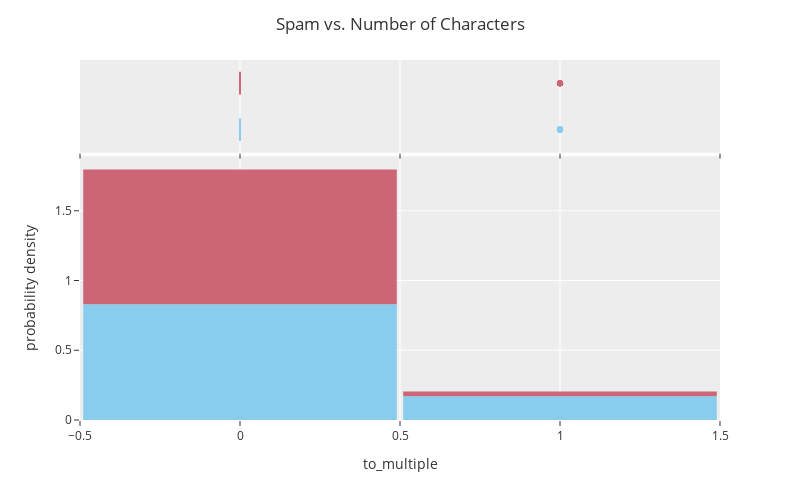

Notebook code for this chart:
### Markdown cell above
### Exercise 2 - challenge
Logistic Regression with MORE THAN ONE explanatory variable.

Try redoing the analysis, but this time add a few more explanatory variables. Again do some analysis of the variables you are chosing and state why they are a good choice. Then answer again questions 1-5.

### Code cell
target = 'to_multiple'
fig = px.histogram(DF,
                   x=target,
                   color='spam',
                   histnorm='probability density',
                   nbins=2,
                   marginal="box",
                   color_discrete_sequence=px.colors.qualitative.Safe)


fig.update_layout(template="ggplot2",
                  bargap=0.02,
                  title='Spam vs. Number of Characters',
                  title_x=0.5,
                  showlegend=False,
                  autosize=False,
                  width=800,
                  height=500)

fig.show()

DF.groupby(by='spam')[target].value_counts()

### Figure 1 — Plotly figure (JSON) as saved in the notebook; plotly's stock layout.template omitted (floating-point values rounded to 4 significant figures; data arrays with more than 128 entries replaced by an {"elided": "..."} marker saying what was removed)
{"data": [{"alignmentgroup": "True", "bingroup": "x", "histnorm": "probability density", "hovertemplate": "spam=0<br>to_multiple=%{x}<br>probability density=%{y}<extra></extra>", "legendgroup": "0", "marker": {"color": "rgb(136, 204, 238)", "pattern": {"shape": ""}}, "name": "0", "nbinsx": 2, "offsetgroup": "0", "orientation": "v", "showlegend": true, "type": "histogram", "x": {"elided": "3554 int values"}, "xaxis": "x", "yaxis": "y"}, {"alignmentgroup": "True", "hovertemplate": "spam=0<br>to_multiple=%{x}<extra></extra>", "legendgroup": "0", "marker": {"color": "rgb(136, 204, 238)"}, "name": "0", "notched": true, "offsetgroup": "0", "showlegend": false, "type": "box", "x": {"elided": "3554 int values"}, "xaxis": "x2", "yaxis": "y2"}, {"alignmentgroup": "True", "bingroup": "x", "histnorm": "probability density", "hovertemplate": "spam=1<br>to_multiple=%{x}<br>probability density=%{y}<extra></extra>", "legendgroup": "1", "marker": {"color": "rgb(204, 102, 119)", "pattern": {"shape": ""}}, "name": "1", "nbinsx": 2, "offsetgroup": "1", "orientation": "v", "showlegend": true, "type": "histogram", "x": {"elided": "367 int values"}, "xaxis": "x", "yaxis": "y"}, {"alignmentgroup": "True", "hovertemplate": "spam=1<br>to_multiple=%{x}<extra></extra>", "legendgroup": "1", "marker": {"color": "rgb(204, 102, 119)"}, "name": "1", "notched": true, "offsetgroup": "1", "showlegend": false, "type": "box", "x": {"elided": "367 int values"}, "xaxis": "x2", "yaxis": "y2"}], "layout": {"autosize": false, "bargap": 0.02, "barmode": "relative", "height": 500, "legend": {"title": {"text": "spam"}, "tracegroupgap": 0}, "margin": {"t": 60}, "showlegend": false, "title": {"text": "Spam vs. Number of Characters", "x": 0.5}, "width": 800, "xaxis": {"anchor": "y", "autorange": true, "domain": [0, 1], "range": [-0.5, 1.5], "title": {"text": "to_multiple"}, "type": "linear"}, "xaxis2": {"anchor": "y2", "autorange": true, "domain": [0, 1], "matches": "x", "range": [-0.5, 1.5], "showgrid": true, "showticklabels": false, "type": "linear"}, "yaxis": {"anchor": "x", "autorange": true, "domain": [0, 0.7326], "range": [0, 1.891], "title": {"text": "probability density"}}, "yaxis2": {"anchor": "x2", "autorange": true, "domain": [0.7426, 1], "matches": "y2", "range": [-0.5, 1.5], "showgrid": false, "showline": false, "showticklabels": false, "ticks": "", "type": "category"}}}
